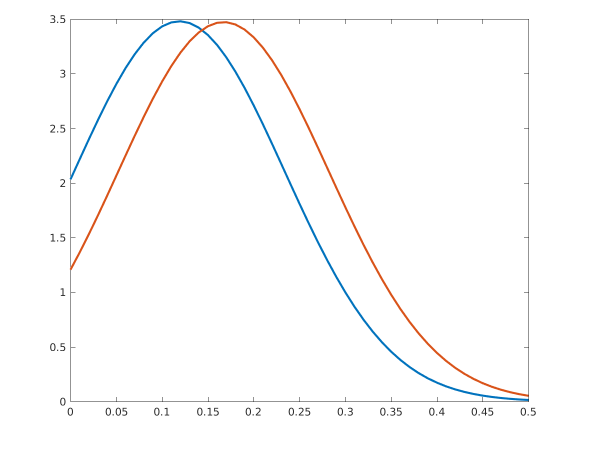
%> input picture Testing/CMO_Data/CMO_response/diamond10.png, 1200 x 900 px (shown at 1/2 size)
$ octave --eval "result = segmentsky10(rgb2gray(imread('../Testing/CMO_Data/CMO_response/diamond10.png')));"   (GNU Octave 9; MATLAB toolbox functions it lacks are replaced by stand-ins)
%> lines starting %> are read from the running program, lines starting %| are printed output that depends on the picture; in (x1, y1, x2, y2) boxes, pixels count from 0 and x2, y2 are one past the last pixel; in counts of white or black regions, pixels touching at a corner belong together; the program's own positions count from 1
function [ sky, terrain, horizon ] = segmentsky10( image, lastHorizon, roll )
%UNTITLED Based on the Hough transform
%   Detailed explanation goes here
% lastHorizon: a line in the form [x1 y1 x2 y2]

% Might be cool to make my own adaptation of the hough transform
% specifically tailored to horizon detection, i.e. from the left side
% of the image iterate through a series of (m,b) combinations where
% m is slope and b is the y intercept (left side) we can constrain the
% range of slopes we want for each b, i.e. you don't really need
% positive slopes when the b intercept is high on the image (close to 0)

% This iteration will not work very well for mountainous environments

% Rather arbitrarily made...
SCALE = 0.1;

if nargin < 2
    %TODO finish horizonseed
    % lastHorizon = horizonseed(image);
    lastHorizon = [0 0 0 0]
end

image = imresize(image, SCALE);
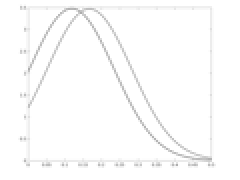
%> image: size 90x120 uint8 (shown 2 times larger); min 173, max 255, mean 251.8

bw = edge(image, 'canny', [], 1);
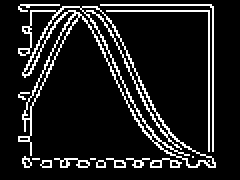
%> bw: size 90x120 logical (shown 2 times larger); 11.6% white in thin lines or dots, all inside (x1, y1, x2, y2) = (9, 2, 108, 84)
bw = bwmorph(bw,'dilate',1);
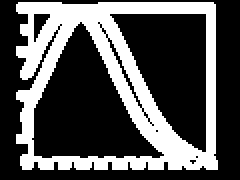
%> bw: size 90x120 logical (shown 2 times larger); 32.5% white; 1 white region, box (x1, y1, x2, y2) and area: (8, 1, 109, 85) 3512

% Could constrain between a certain angle offset of the roll via hough(bw, 'Theta', ____)
% This might be tedious though since I would need two different hough
% transforms for the different ranges (for horizontal lines)
% Also there is a hough implementation with FillGap I believe
[H,theta,rho] = hough(bw);
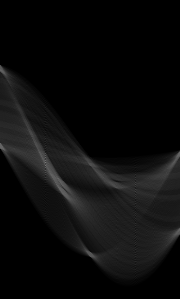
%> H: size 299x180 double; min 0, max 123, mean 11.7
%> theta = 180 values from -90 to 89; rho = 299 values from -149 to 149
peaks  = houghpeaks(H,10);
%> peaks = [163 46; 158 46; 145 1; 179 59; 149 2; 188 59; 71 1; 175 52; 194 64; 156 178]
lines = houghlines(bw,theta,rho,peaks);
%> lines = 9 lines; longest, point1 to point2 (x, y): (35, 3) to (101, 84), (9, 6) to (108, 6), (10, 2) to (108, 4), (36, 3) to (88, 85), (11, 80) to (108, 80), (47, 3) to (98, 85)

% dummy value
minNormal = 10000000;

%imshow(image)
%hold on;
for k = 1:numel(lines)
    x1 = lines(k).point1(1);
    y1 = lines(k).point1(2);
    x2 = lines(k).point2(1);
    y2 = lines(k).point2(2);
    theta = lines(k).theta;
    if (theta < 0)
        theta = -(theta + 90);
    else
        theta = -(theta - 90);
    end
    theta

    %line([x1,x2], [y1,y2]);

    slope = (y2-y1) / (x2-x1);
    if x1 ~=0
        y1 = y1 - (x1 - 0) * slope;
        x1 = 0;
    end

    if x2 ~= 0
        x2old = x2;
        x2 = size(image,2);
        y2 = (x2 - x2old) * slope + y2;
    end

    temporaryHorizon = [0 y1/SCALE 2448 y2/SCALE];

    %100 arbitrary scale to make angle slightly more important than location
    horizNormal = norm(lastHorizon - temporaryHorizon) + 25*abs(roll-theta);

    if horizNormal < minNormal
        horizon = temporaryHorizon
        minNormal = horizNormal;
    end
end
%> this loop made 1 pass
%> (y1, y2, theta, slope, x2old, temporaryHorizon) on pass 1: (-19, 101, -45, 1, 104, [0 -190 2448 1010])

sky = 0;
terrain = 0;
% [6 lines of commented-out code are left out]
end
%> (the run ends here)
